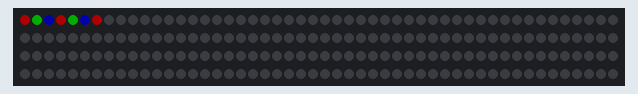
Simulated run of this program. Board: ESP32-S3. Parts: 200 RGB LEDs in strip order, left to right, continuing on the next row. Dim RGB values are drawn brighter than linear; EEPROM starts erased.

Above: at 0.1 s.

The program:

main.cpp
```cpp
#include <Arduino.h>
#include <EEPROM.h>
#include <SPI.h>
#include <WiFi.h>
#include <algorithm>

#include "LED.h"
#include "Game.h"


// --- Mode Selection ---
bool debugMode = false;

unsigned long lastDebounceTime = 0;
unsigned long debounceDelay = 200;

// --- WiFi Info ---
String ssid = "Spooky";
String passwd = "booboo123";

//bool enableAP = true;


// --- Setup ---
bool bootComplete = false;
unsigned long bootStartTime = 0;
WiFiServer server(80);

void setup() {
  Serial.begin(115200);
  while (!Serial)
    delay(10);


  pixelStrip.begin();           // INITIALIZE NeoPixel strip object (REQUIRED)
  pixelStrip.setBrightness(50); // Set BRIGHTNESS to about 1/5 (max = 255)
  pixelStrip.setPixelColor(0,255,0,0);
  pixelStrip.setPixelColor(1,0,255,0);
  pixelStrip.setPixelColor(2,0,0,255);
  pixelStrip.setPixelColor(3,255,0,0);
  pixelStrip.setPixelColor(4,0,255,0);
  pixelStrip.setPixelColor(5,0,0,255);
  pixelStrip.setPixelColor(6,255,0,0);


  pixelStrip.show();


  EEPROM.begin(EEPROM_SIZE);
  run = true;
}

void loop() {
  if (!bootComplete) {
    if (bootStartTime == 0)
      bootStartTime = millis();

    unsigned long elapsed = (millis() - bootStartTime) / 1000;
    unsigned long remaining = 5 - elapsed;


    static unsigned long lastSecond = 999;
    if (remaining != lastSecond && remaining != 0) {
      lastSecond = remaining;

      String countdown = "Starting in " + String(remaining) + "s";
      int16_t x, y;
      uint16_t w, h;

    }

    if (remaining == 0) {
      bootComplete = true;
      //displayDrawMenu();
      // RED for error  for main menu
      ledUpdateBlinkingPixel(red,200);
    }


  //kittChaser(100,59);
  //RulerLEDs();
  //breathePink(500);
  //RulerLEDs();

  //ledChaser(purple,500,59);

  cylonChaser(500,11);


  delay(200);

  }
}
```
